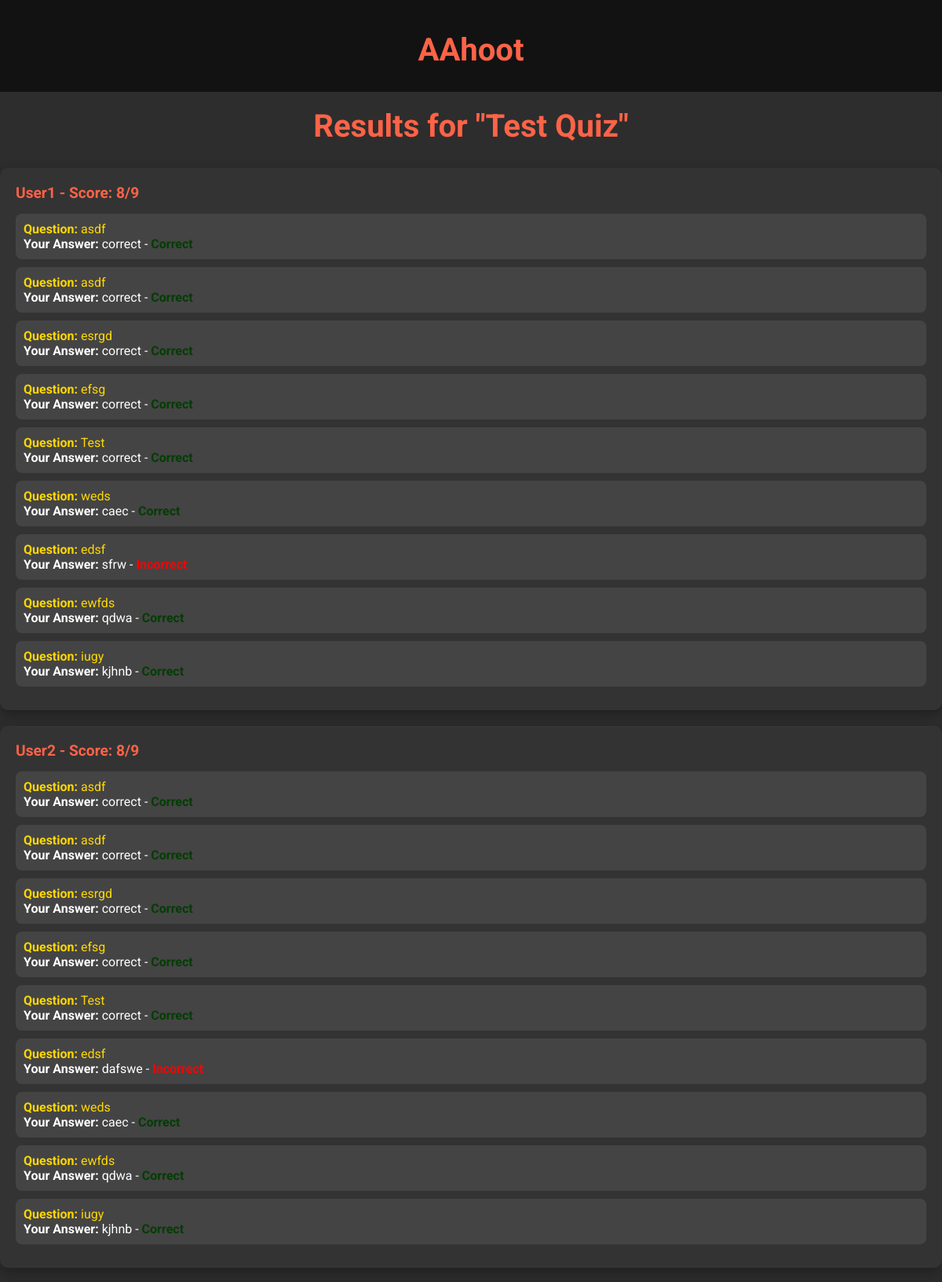
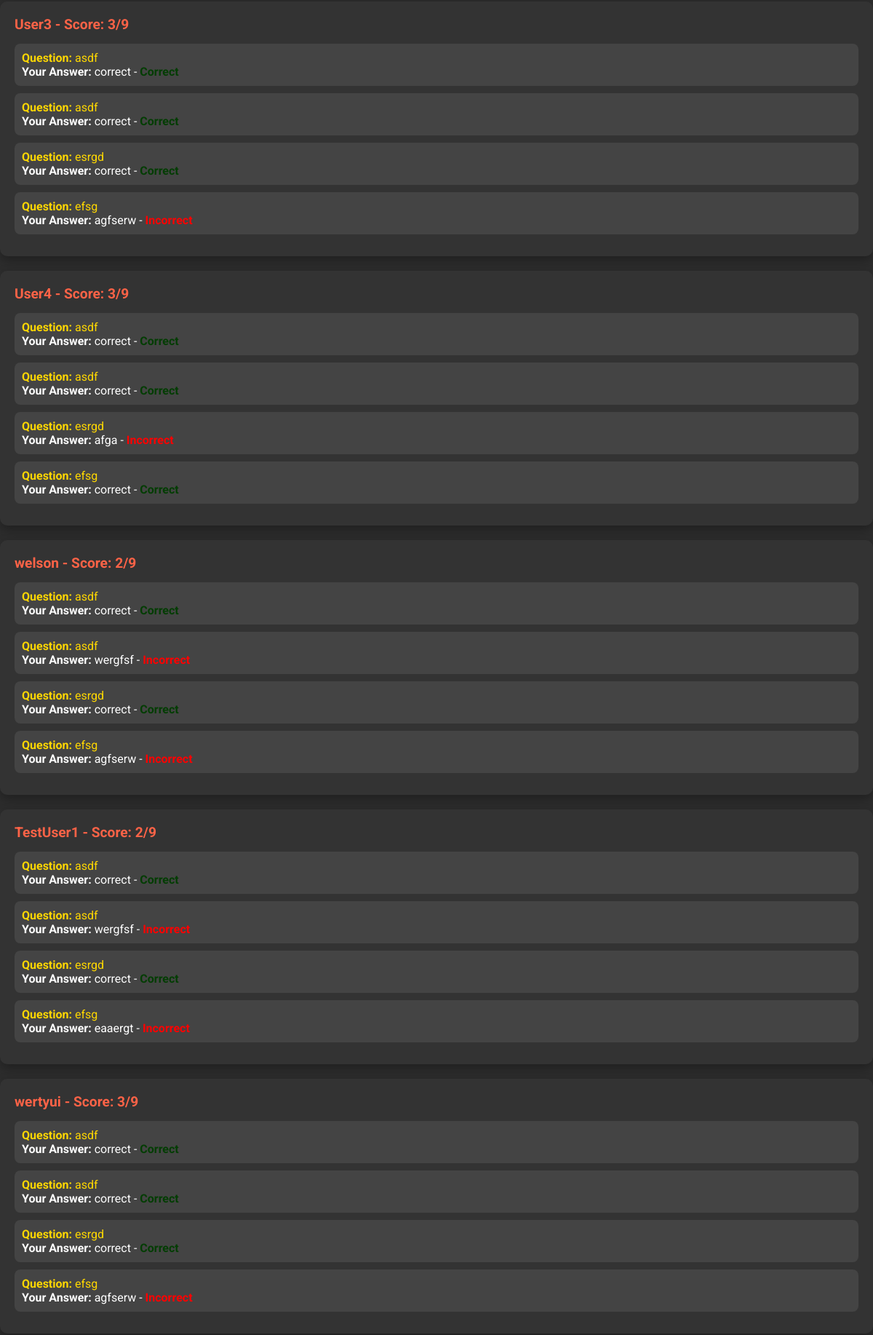
Page /quiz/15/participant-results/ (signed in, upper part) on the committed database (2 pictures, top to bottom).
### home/models.py (models this page shows, shortened)
class Quiz(models.Model):
    user = models.ForeignKey(User, on_delete=models.CASCADE, related_name="quizzes")
    title = models.CharField(max_length=200)
    description = models.TextField(blank=True, null=True)
    time_limit = models.PositiveIntegerField(null=True, blank=True, help_text="Time limit in minutes (leave blank for no time limit)")
    participants = models.ManyToManyField(User, related_name='played_quizzes', blank=True)
    created_at = models.DateTimeField(auto_now_add=True)
    updated_at = models.DateTimeField(auto_now=True)

class UserAnswer(models.Model):
    user = models.ForeignKey(User, on_delete=models.CASCADE)
    question = models.ForeignKey(Question, on_delete=models.CASCADE)
    selected_answer = models.ForeignKey(Answer, on_delete=models.CASCADE)
    created_at = models.DateTimeField(auto_now_add=True)
    class Meta:
        unique_together = ("user", "question")

class Question(models.Model):
    quiz = models.ForeignKey(Quiz, on_delete=models.CASCADE, related_name="questions")
    text = models.CharField(max_length=200)

class Answer(models.Model):
    question = models.ForeignKey(Question, on_delete=models.CASCADE, related_name="answers")
    text = models.CharField(max_length=200)
    is_correct = models.BooleanField(default=False)

### home/views.py (the view)
# urls.py: path('quiz/<int:pk>/participant-results/', QuizParticipantResultsView.as_view(), name='quiz_participant_result'),
class QuizParticipantResultsView(DetailView):
    model = Quiz
    template_name = 'home/quiz_participant_results.html'
    context_object_name = 'quiz'
    def get_context_data(self, **kwargs):
        context = super().get_context_data(**kwargs)
        quiz = self.get_object()
        if self.request.user != quiz.user:
            raise PermissionDenied("You are not authorized to view this page.")
        user_answers = UserAnswer.objects.filter(question__quiz=quiz)
        participants = User.objects.filter(
            useranswer__question__quiz=quiz
        ).distinct()
        participants_data = []
        for participant in participants:
            user_answers_for_quiz = user_answers.filter(user=participant)
            correct_answers = user_answers_for_quiz.filter(selected_answer__is_correct=True).count()
            total_questions = quiz.questions.count()
            participants_data.append({
                'participant': participant,
                'score': f"{correct_answers}/{total_questions}",
                'answers': user_answers_for_quiz
            })
        context['participants_data'] = participants_data
        return context

### home/templates/home/quiz_participant_results.html
{% extends 'home/main.html' %}
{% block content %}
<h1>Results for "{{ quiz.title }}"</h1>
{% if participants_data %}
    <div class="participants-container">
        {% for participant_data in participants_data %}
            <div class="quiz-participant-result">
                <div class="participant-header">
                    <strong>{{ participant_data.participant.username }}</strong> - Score: {{ participant_data.score }}
                </div>
                <ul class="participant-answers">
                    {% for user_answer in participant_data.answers %}
                        <li class="answer-item">
                            <div class="question-title">
                                <strong>Question:</strong> {{ user_answer.question.text }}
                            </div>
                            <div class="user-answer">
                                <strong>Your Answer:</strong> {{ user_answer.selected_answer.text }} -
                                {% if user_answer.selected_answer.is_correct %}
                                    <span class="correct-answer">Correct</span>
                                {% else %}
                                    <span class="incorrect-answer">Incorrect</span>
                                {% endif %}
                            </div>
                        </li>
                    {% endfor %}
                </ul>
            </div>
        {% endfor %}
    </div>
{% else %}
    <p>No participants have taken this quiz yet.</p>
{% endif %}
{% endblock %}

### home/templates/home/main.html (style rules this page uses)
* { margin: 0; padding: 0; box-sizing: border-box; }
h1 { text-align: center; color: #FF6347; font-size: 2.5rem; margin: 20px 0; }
ul { list-style-type: none; padding-left: 0; }
li { margin: 10px 0; }
body { font-family: 'Roboto', sans-serif; background-color: #2d2d2d; color: white; margin: 0; padding: 0; }
h1 { text-align: center; font-size: 2.5rem; margin: 20px 0; color: #FF6347; }
.participants-container { margin-top: 30px; }
.quiz-participant-result { background-color: #333; border-radius: 10px; padding: 20px; margin-bottom: 20px; box-shadow: 0 6px 15px rgba(0, 0, 0, 0.3); }
.participant-header { font-size: 1.2rem; font-weight: bold; color: #FF6347; margin-bottom: 15px; }
.participant-answers { list-style-type: none; padding-left: 0; }
.answer-item { background-color: #444; padding: 10px; margin-bottom: 10px; border-radius: 8px; }
.question-title { font-size: 1rem; color: #FFD700; }
.user-answer { font-size: 1rem; color: #fff; }
.correct-answer { color: rgb(3, 61, 3); font-weight: bold; }
.incorrect-answer { color: red; font-weight: bold; }

### rows in the picture
Quiz: title "Test Quiz"
UserAnswer: question.text "asdf", selected_answer.text "correct", shows "Correct"
UserAnswer: question.text "asdf", selected_answer.text "correct", shows "Correct"
UserAnswer: question.text "esrgd", selected_answer.text "correct", shows "Correct"
UserAnswer: question.text "efsg", selected_answer.text "correct", shows "Correct"
UserAnswer: question.text "Test", selected_answer.text "correct", shows "Correct"
UserAnswer: question.text "weds", selected_answer.text "caec", shows "Correct"
UserAnswer: question.text "edsf", selected_answer.text "sfrw"
UserAnswer: question.text "ewfds", selected_answer.text "qdwa", shows "Correct"
UserAnswer: question.text "iugy", selected_answer.text "kjhnb", shows "Correct"
UserAnswer: question.text "asdf", selected_answer.text "correct", shows "Correct"
UserAnswer: question.text "asdf", selected_answer.text "correct", shows "Correct"
UserAnswer: question.text "esrgd", selected_answer.text "correct", shows "Correct"
UserAnswer: question.text "efsg", selected_answer.text "correct", shows "Correct"
UserAnswer: question.text "Test", selected_answer.text "correct", shows "Correct"
UserAnswer: question.text "edsf", selected_answer.text "dafswe"
UserAnswer: question.text "weds", selected_answer.text "caec", shows "Correct"
UserAnswer: question.text "ewfds", selected_answer.text "qdwa", shows "Correct"
UserAnswer: question.text "iugy", selected_answer.text "kjhnb", shows "Correct"
UserAnswer: question.text "asdf", selected_answer.text "correct", shows "Correct"
UserAnswer: question.text "asdf", selected_answer.text "correct", shows "Correct"
UserAnswer: question.text "esrgd", selected_answer.text "correct", shows "Correct"
UserAnswer: question.text "efsg", selected_answer.text "agfserw"
UserAnswer: question.text "asdf", selected_answer.text "correct", shows "Correct"
UserAnswer: question.text "asdf", selected_answer.text "correct", shows "Correct"
UserAnswer: question.text "esrgd", selected_answer.text "afga"
UserAnswer: question.text "efsg", selected_answer.text "correct", shows "Correct"
UserAnswer: question.text "asdf", selected_answer.text "correct", shows "Correct"
UserAnswer: question.text "asdf", selected_answer.text "wergfsf"
UserAnswer: question.text "esrgd", selected_answer.text "correct", shows "Correct"
UserAnswer: question.text "efsg", selected_answer.text "agfserw"
UserAnswer: question.text "asdf", selected_answer.text "correct", shows "Correct"
UserAnswer: question.text "asdf", selected_answer.text "wergfsf"
UserAnswer: question.text "esrgd", selected_answer.text "correct", shows "Correct"
UserAnswer: question.text "efsg", selected_answer.text "eaaergt"
UserAnswer: question.text "asdf", selected_answer.text "correct", shows "Correct"
UserAnswer: question.text "asdf", selected_answer.text "correct", shows "Correct"
UserAnswer: question.text "esrgd", selected_answer.text "correct", shows "Correct"
UserAnswer: question.text "efsg", selected_answer.text "agfserw"

### other values in the picture
{{ participant_data.participant.username }} "User1"
{{ participant_data.score }} "8/9"
{{ participant_data.participant.username }} "User2"
{{ participant_data.participant.username }} "User3"
{{ participant_data.score }} "3/9"
{{ participant_data.participant.username }} "User4"
{{ participant_data.participant.username }} "welson"
{{ participant_data.score }} "2/9"
{{ participant_data.participant.username }} "TestUser1"
{{ participant_data.participant.username }} "wertyui"
